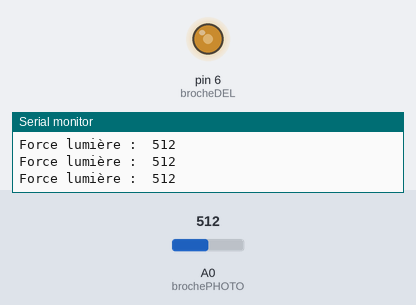
Simulated run of this sketch. Board: Arduino Uno, built with avr-gcc and run on an emulated ATmega328P. On the bench: output pins drawn as LEDs (lit = HIGH), the last lines printed to the serial monitor. The inputs (shaded band) are chosen by the test bench; at power-on: A0 (brochePHOTO) = 512.

Above: at 1.3 s.
1.4 s: A0 (brochePHOTO) set to 716
At 2.7 s:
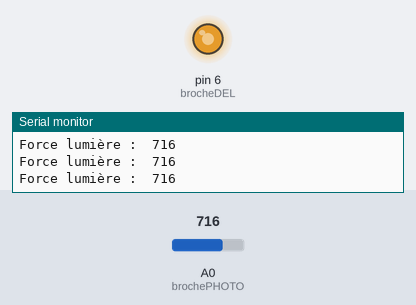
3.0 s: A0 (brochePHOTO) set to 306
At 4.1 s:
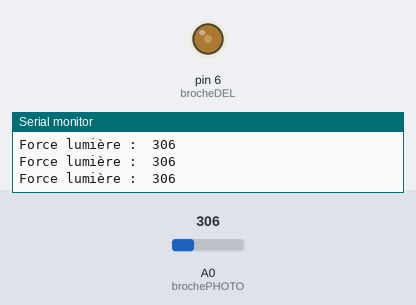
4.5 s: A0 (brochePHOTO) set to 122
At 5.3 s:
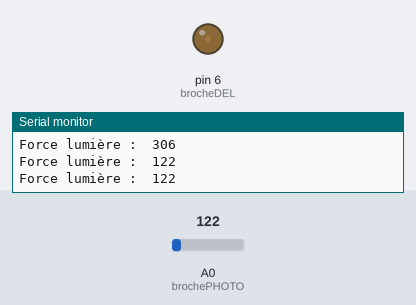
6.0 s: A0 (brochePHOTO) set to 0
At 6.5 s:
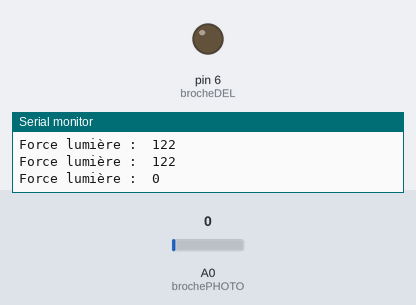
7.5 s: A0 (brochePHOTO) set to 511
At 8.9 s:
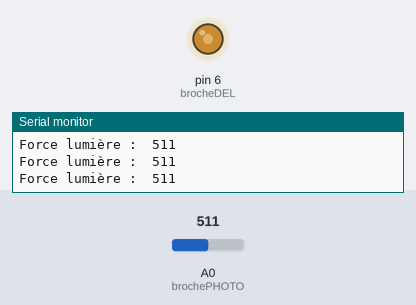
Timing chart, 0 to 10.0 s (numbered marks = the images above; inputs shaded):
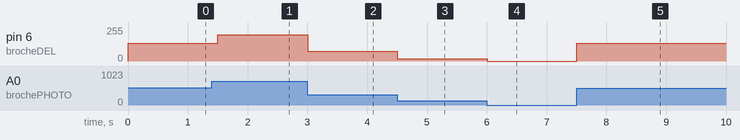

The sketch:

Etape1.ino
```cpp
// Étape 1

int brochePHOTO = A0;  // Entrée analogue pour brancher la photorésistance
int brocheDEL   = 6;   // La broche de la DEL, qui contrôle la luminosité en PWM
int forceLUMIERE;      // Variable pour l'intensité de lumière

void setup()
{
  pinMode(brocheDEL, OUTPUT);  // Sortie pour la DEL
  Serial.begin(9600);          // Établir la communication.
}

int intensite = 0;
int DEL = 0;

void loop()
{
  forceLUMIERE = analogRead(brochePHOTO);

  //On affiche la valeur à la broche avant modification
  Serial.print( "Force lumière :  ");
  Serial.println( forceLUMIERE, DEC );

  //DEL = map(forceLUMIERE, 0, 900, 0, 255);
  // Notre adaptation en fonction de nos valeurs
  DEL = map( forceLUMIERE, 64, 911, 0, 255 );
  intensite = constrain( DEL, 0, 255 );

  // On envoie le courant à la broche
  analogWrite( brocheDEL, intensite );

  delay(500); // pour pouvoir lire les valeurs
}
```

Measured:
- after the input at 1.4 s, pin 6 (brocheDEL): 134/255 → 196/255 after 0.10 s
- after the input at 3.0 s, pin 6 (brocheDEL): 196/255 → 72/255 at once
- after the input at 4.5 s, pin 6 (brocheDEL): 72/255 → 17/255 at once
- after the input at 6.0 s, pin 6 (brocheDEL): 17/255 → 0/255 at once
- after the input at 7.5 s, pin 6 (brocheDEL): 0/255 → 134/255 at once
